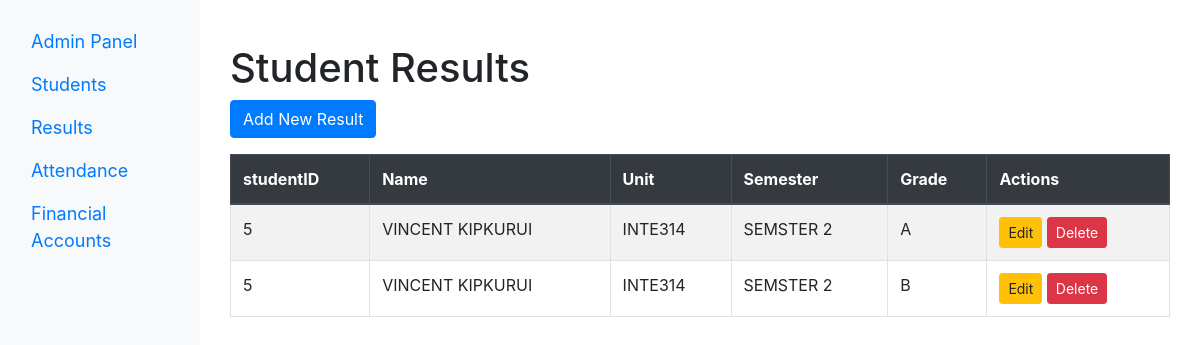
Screenshot of /admin/results.php (signed in) with the database file from the repository.
### tables this page shows
CREATE TABLE `results` (
  `id` int(11) NOT NULL,
  `student_id` int(10) NOT NULL,
  `student_name` varchar(100) NOT NULL,
  `unit` varchar(20) NOT NULL,
  `semester` varchar(30) NOT NULL,
  `grade` varchar(10) NOT NULL
);

### admin/results.php (the view, shortened to what this page needs)
<!DOCTYPE html>
<html lang="en">
<head>
    <link rel="stylesheet" href="https://stackpath.bootstrapcdn.com/bootstrap/4.3.1/css/bootstrap.min.css">
</head>
<body>
<div class="container-fluid">
    <div class="row">
    <nav class="col-md-2 d-none d-md-block bg-light sidenav">
            <a class="navbar-brand" href="dashboard.php">Admin Panel</a>
            <a class="nav-link" href="index.php">Students</a>
            <a class="navbar-brand" href="results.php">Results</a>
            <a class="nav-link" href="attendance.php">Attendance</a>
            <a class="nav-link" href="accounts.php">Financial Accounts</a>
        </nav>
        <main role="main" class="col-md-10 ml-sm-auto">
            <div class="container mt-4">
                <h1>Student Results</h1>
                <button type="button" class="btn btn-primary" data-toggle="modal" data-target="#addResultModal">
                    Add New Result
                </button>
                <table class="table table-bordered table-striped mt-3">
                    <thead class="thead-dark">
                    <tr>
                        <th>studentID</th>
                        <th>Name</th>
                        <th>Unit</th>
                        <th>Semester</th>
                        <th>Grade</th>
                        <th>Actions</th>
                    </tr>
                    </thead>
                    <tbody>
                    <?php
                    $conn = connectToDatabase();
                    $sql = "SELECT * FROM results";
                    $result = $conn->query($sql);
                    $results = $result->fetch_all(MYSQLI_ASSOC);
                    foreach ($results as $result):
                        ?>
                        <tr>
                            <td><?php echo $result['student_id']; ?></td>
                            <td><?php echo $result['student_name']; ?></td>
                            <td><?php echo $result['unit']; ?></td>
                            <td><?php echo $result['semester']; ?></td>
                            <td><?php echo $result['grade']; ?></td>
                            <td>
                                <button class="btn btn-warning btn-sm" data-toggle="modal" data-target="#editResultModal"
                                        onclick="editResultModal(<?php echo $result['id']; ?>)">Edit
                                </button>
                                <button class="btn btn-danger btn-sm"
                                        onclick="deleteResult(<?php echo $result['id']; ?>)">Delete
                                </button>
                            </td>
                        </tr>
                    <?php endforeach; ?>
                    </tbody>
                </table>
            </div>
        </main>
    </div>
</div>
</body>
</html>

### admin/results.php (style rules this page uses)
.container-fluid { margin-top: 20px; }
.sidenav { height: 100%; width: 250px; position: fixed; z-index: 1; top: 0; left: 0; background-color: #d1d5d8; padding-top: 20px; }
.sidenav a { padding: 8px 8px 8px 16px; text-decoration: none; font-size: 18px; color: #007bff; display: block; }

### rows the page displays
results: student "5", student_name "VINCENT KIPKURUI", unit "INTE314", semester "SEMSTER 2", grade "A"
results: student "5", student_name "VINCENT KIPKURUI", unit "INTE314", semester "SEMSTER 2", grade "B"
